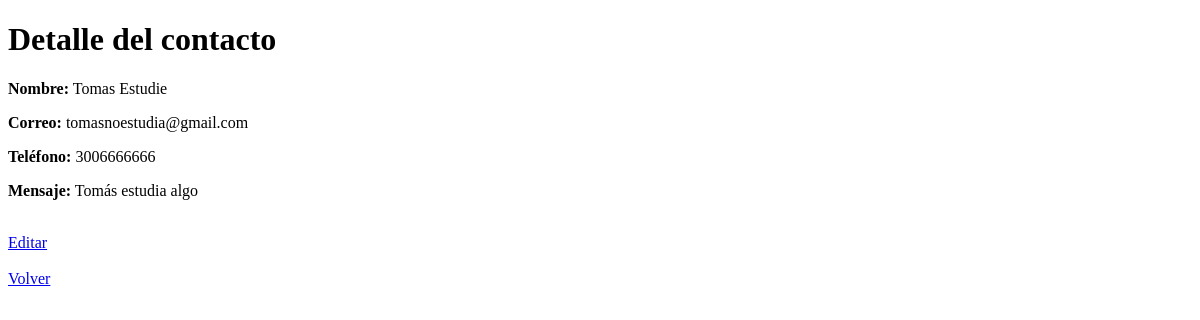
The page /contactos/detalle/2/ on the database as committed earlier.
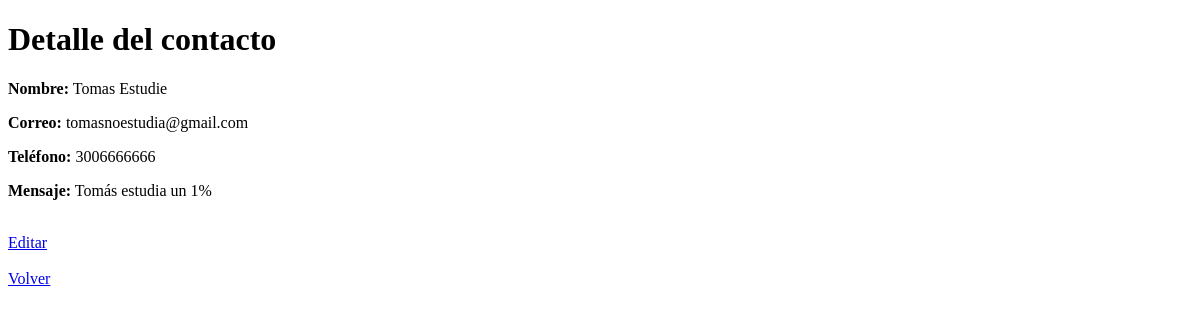
The same page on the database as committed later.
### contactos/models.py (models this page shows, shortened)
class Contacto(models.Model):
    nombre = models.CharField(max_length=100)
    correo = models.EmailField()
    telefono = models.CharField(max_length=20)
    mensaje = models.TextField()

### contactos/views.py (the view)
# urls.py: path("detalle/<int:id>/", views.detalle),
def detalle(request,id):
    contacto = Contacto.objects.get(id=id)#SELECT * FROM Contacto WHERE id=7
    return render(
        request,
        "detalle.html",
        {"contacto": contacto})

### contactos/templates/detalle.html (shortened to what this page needs)
<!DOCTYPE html>
<html lang="es">
<head>
</head>
<body>
<h1>Detalle del contacto</h1>
<p>
    <strong>Nombre:</strong>
    {{ contacto.nombre }}
</p>
<p>
    <strong>Correo:</strong>
    {{ contacto.correo }}
</p>
<p>
    <strong>Teléfono:</strong>
    {{ contacto.telefono }}
</p>
<p>
    <strong>Mensaje:</strong>
    {{ contacto.mensaje }}
</p>
<br>
<a href="/contactos/editar/{{ contacto.id }}/">
    Editar
</a>
<br><br>
<a href="/contactos/lista/">
    Volver
</a>
</body>
</html>

Rows that differ between the two databases and show on the page:
changed Contacto "Tomas Estudie": mensaje "Tomás estudia algo" → "Tomás estudia un 1%"
